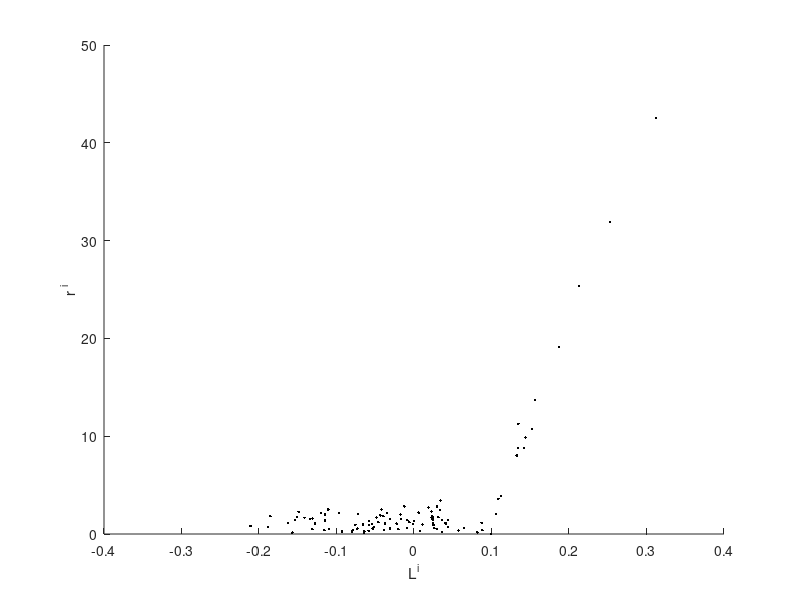

Recreate this plot in MATLAB.
%% Generate RF
clear; clc; clf;
resol=1;                                                % Decide the resolution of the RF
rsize=25.0;                                             % Decide the size of the RF
rspace=-rsize:resol:rsize;                              % Make a RF array with the set resolution
[xx, yy]=meshgrid(rspace,rspace);                       % Make a RF space with the set resolution

RFs=exp(-(xx.^2+yy.^2)/64).*cos(pi.*xx/12-pi/2);
RF_positive=RFs.*(RFs>0);                               % Extract RF regions with positive value
Total=sum(sum(RF_positive));                            % Add their values

Ncoef=1/Total;                                          % Select the coefficient to make the total sum 1
RFs=Ncoef*exp(-(xx.^2+yy.^2)/64).*cos(pi.*xx/12-pi/2);

%% Create Random checkerboard & Obtain Linear Response
N=100;                                                  % Select number of stimulus
L=zeros(1,N);
figure(1); hold on;
for i=1:N
    S=rand(length(rspace),length(rspace));
    S=round(S)*2-1;
    L(i)=sum(sum(S.*RFs));
end

%% Simple statitc nonlinearity
F=zeros(1,N);
r=zeros(1,N);
for i=1:N
    r_0=randn(1)+1;
    while r_0<=0
        r_0=randn(1)+1;
    end
    F(i)=200*(L(i)-0.1).*(L(i)>0.1);
    r(i)=r_0+F(i);
end
figure(1);
plot(L,r,'k.','markersize',6);
xlabel('L^i'); ylabel('r ^i');